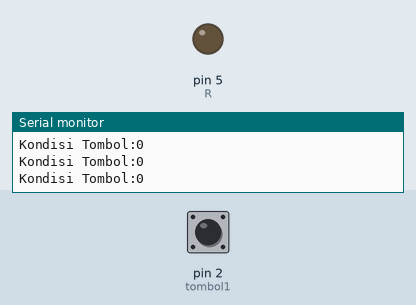
Recording of a sketch running on a simulated Arduino Uno, built with avr-gcc and run on an emulated ATmega328P. Shown: output pins drawn as LEDs (lit = HIGH), the last lines printed to the serial monitor. The inputs (shaded band) are chosen by the test bench; at power-on: pin 2 (tombol1) LOW.

Above: at 1.2 s.
1.3 s: pin 2 (tombol1) pulled HIGH for 0.15 s
At 1.41 s:
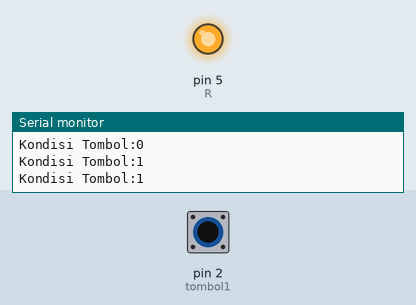
2.9 s: pin 2 (tombol1) pulled HIGH for 3.2 s
At 7.0 s:
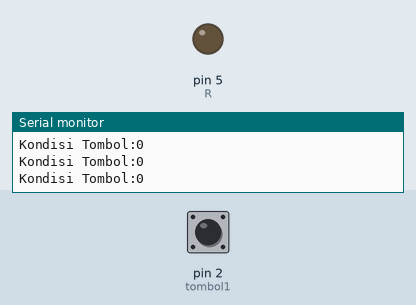
Timing chart, 0 to 8.5 s (numbered marks = the images above; inputs shaded):
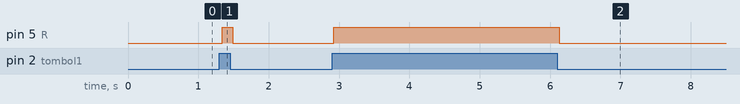

The sketch:

1_button.ino
```cpp
// Inisialisasi
int tombol1=2;
int R=5;

void setup() {
  Serial.begin(9600);
  pinMode(tombol1,INPUT);
  pinMode(R,OUTPUT);
}

void loop() {
  int bacaTombol1=digitalRead(tombol1);
  Serial.print("Kondisi Tombol:");
  Serial.print(bacaTombol1);
  Serial.println();

  if(bacaTombol1==1){
    digitalWrite(R,HIGH);
  }else{
    digitalWrite(R,LOW);

  }

}
```

Measured:
- after the input at 1.3 s, pin 5 (R): LOW → HIGH at once, → LOW 0.15 s later
- after the input at 2.9 s, pin 5 (R): LOW → HIGH at once, → LOW 3.2 s later
